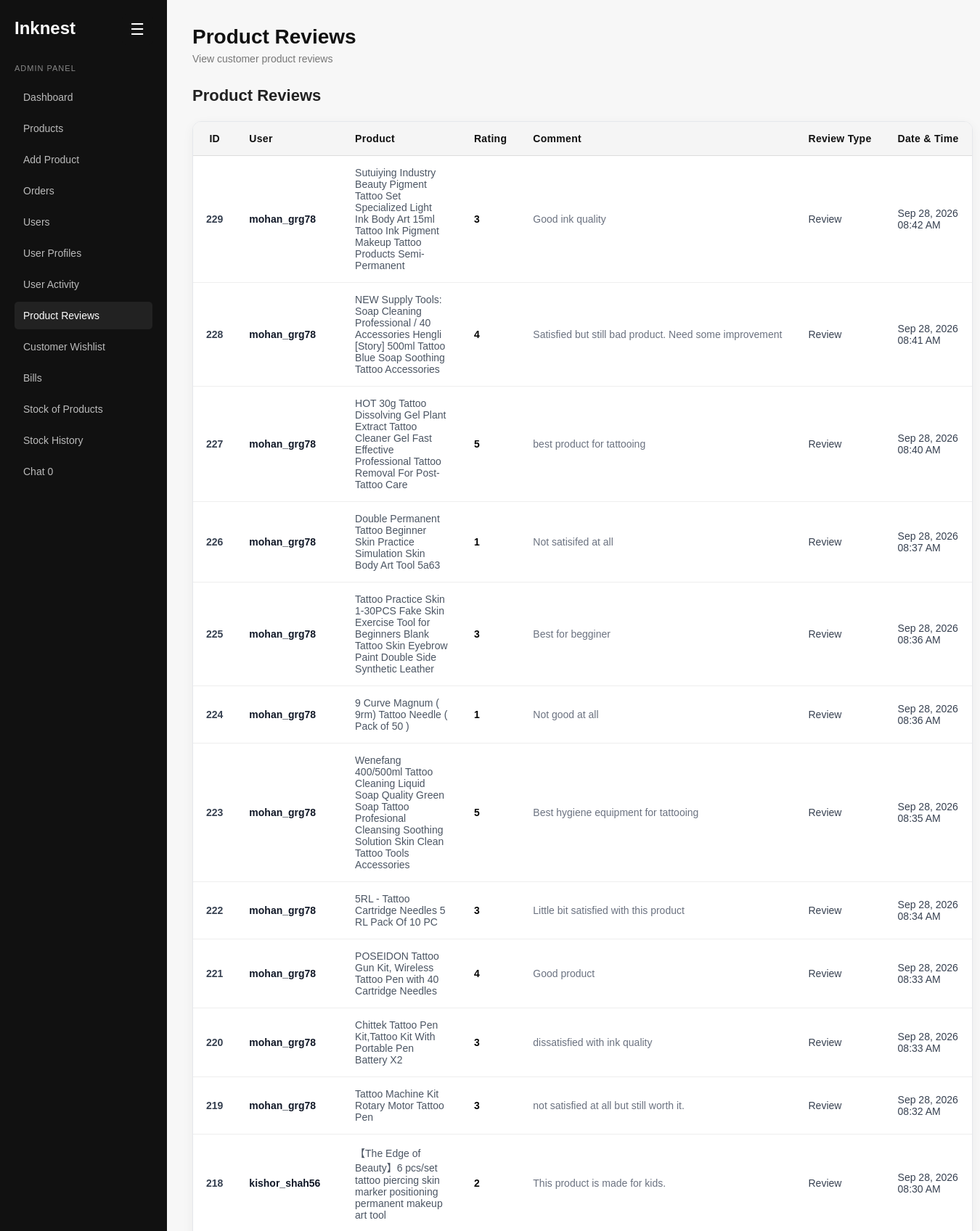
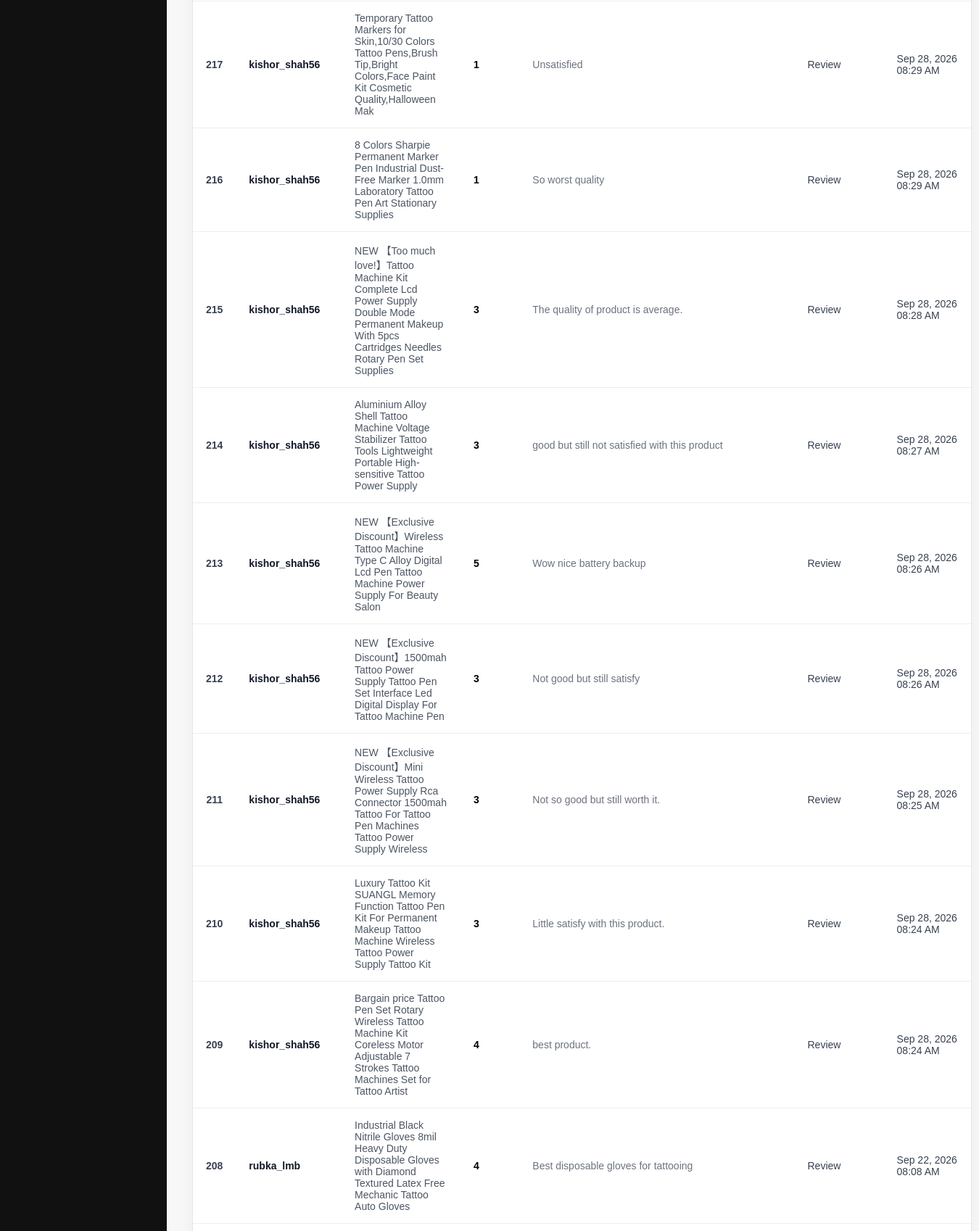
/admin/product_reviews.php (signed in, upper part), run on the app's committed database (2 pictures, top to bottom).
### tables this page shows
CREATE TABLE `product_reviews` (
  `id` int(11) NOT NULL,
  `product_id` int(11) NOT NULL,
  `user_id` int(11) DEFAULT NULL,
  `parent_review_id` int(11) DEFAULT NULL,
  `rating` tinyint(1) DEFAULT NULL,
  `comment` text DEFAULT NULL,
  `created_at` timestamp NOT NULL DEFAULT current_timestamp()
);

CREATE TABLE `users` (
  `id` int(11) NOT NULL,
  `first_name` varchar(200) NOT NULL,
  `last_name` varchar(200) NOT NULL,
  `user_name` varchar(200) NOT NULL,
  `email` varchar(255) NOT NULL,
  `phone_no` varchar(20) NOT NULL,
  `date_of_birth` date DEFAULT NULL,
  `new_password` varchar(255) NOT NULL,
  `confirm_password` varchar(255) NOT NULL,
  `created_at` timestamp NOT NULL DEFAULT current_timestamp()
);

CREATE TABLE `products` (
  `id` int(11) NOT NULL,
  `product_name` varchar(255) NOT NULL,
  `category` varchar(200) NOT NULL,
  `description` text DEFAULT NULL,
  `price` decimal(10,2) NOT NULL,
  `image` varchar(255) DEFAULT NULL,
  `created_at` timestamp NOT NULL DEFAULT current_timestamp(),
  `stock` int(11) NOT NULL,
  `is_deleted` tinyint(1) NOT NULL DEFAULT 0
);

### admin/product_reviews.php (the view, shortened to what this page needs)
<?php
include "../config/database.php";
$reviewQuery = mysqli_query(
    $conn,
    "SELECT
        pr.id,
        pr.product_id,
        pr.user_id,
        pr.parent_review_id,
        pr.rating,
        pr.comment,
        pr.created_at,
        u.user_name,
        p.product_name
     FROM product_reviews pr
     LEFT JOIN users u ON pr.user_id = u.id
     LEFT JOIN products p ON pr.product_id = p.id
     ORDER BY pr.created_at DESC"
);
?>
<!DOCTYPE html>
<html lang="en">
<head>
    <link rel="stylesheet" href="../css/admin_dashboard.css?v=<?php echo time(); ?>">
</head>
<body>
<aside class="sidebar" id="sidebar">
    <button type="button" class="sidebar-toggle" id="sidebarToggle">☰</button>
    <h1>Inknest</h1>
    <p class="admin-label">ADMIN PANEL</p>
    <nav>
        <a href="admin_dashboard.php">Dashboard</a>
        <a href="products.php">Products</a>
        <a href="add_product.php">Add Product</a>
        <a href="orders.php">Orders</a>
        <a href="users.php">Users</a>
        <a href="user_profiles.php">User Profiles</a>
        <a href="user_log.php">User Activity</a>
        <a href="product_reviews.php" class="active">Product Reviews</a>
        <a href="admin_wishlist.php">Customer Wishlist</a>
        <a href="bill.php">Bills</a>
        <a href="stock_management.php">Stock of Products</a>
        <a href="stock_history.php">Stock History</a>
        <a href="chat.php">
            Chat
            <span
                id="adminChatBadge"
                class="admin-chat-badge">
                0
            </span>
        </a>
    </nav>
</aside>
<main class="main">
    <header class="header">
        <div>
            <h2>Product Reviews</h2>
            <p>View customer product reviews</p>
        </div>
    </header>
    <section class="section">
        <h3>Product Reviews</h3>
        <?php if ($reviewQuery && mysqli_num_rows($reviewQuery) > 0): ?>
            <table class="review-table">
                <thead>
                    <tr>
                        <th>ID</th>
                        <th>User</th>
                        <th>Product</th>
                        <th>Rating</th>
                        <th>Comment</th>
                        <th>Review Type</th>
                        <th>Date & Time</th>
                    </tr>
                </thead>
                <tbody>
                    <?php while ($review = mysqli_fetch_assoc($reviewQuery)): ?>
                        <tr>
                            <td>
                                <?php
                                echo htmlspecialchars($review["id"]);
                                ?>
                            </td>
                            <td>
                                <?php
                                echo htmlspecialchars(
                                    $review["user_name"] ?? "Unknown User"
                                );
                                ?>
                            </td>
                            <td>
                                <?php
                                echo htmlspecialchars(
                                    $review["product_name"] ?? "Unknown Product"
                                );
                                ?>
                            </td>
                            <td>
                                <?php
                                echo htmlspecialchars(
                                    $review["rating"] ?? "-"
                                );
                                ?>
                            </td>
                            <td>
                                <?php
                                echo htmlspecialchars(
                                    $review["comment"] ?? "-"
                                );
                                ?>
                            </td>
                            <td>
                                <?php if (!empty($review["parent_review_id"])): ?>
                                    Reply
                                <?php else: ?>
                                    Review
                                <?php endif; ?>
                            </td>
                            <td>
                                <?php
                                echo date(
                                    "M d, Y h:i A",
                                    strtotime($review["created_at"])
                                );
                                ?>
                            </td>
                        </tr>
                    <?php endwhile; ?>
                </tbody>
            </table>
        <?php else: ?>
            <p>No product reviews found.</p>
        <?php endif; ?>
    </section>
</main>
</body>
</html>

### css/admin_dashboard.css (style rules this page uses)
* { margin: 0; padding: 0; box-sizing: border-box; font-family: Arial, sans-serif; }
body { background: #f7f7f7; color: #111; display: flex; min-height: 100vh; }
.sidebar { width: 230px; background: #111; color: #fff; padding: 25px 20px; position: fixed; top: 0; bottom: 0; left: 0; }
.sidebar h1 { font-size: 24px; margin-bottom: 35px; }
.admin-label { color: #888; font-size: 11px; letter-spacing: 1px; margin-bottom: 15px; }
.sidebar nav { display: flex; flex-direction: column; gap: 5px; }
.sidebar a { color: #bbb; text-decoration: none; padding: 11px 12px; border-radius: 5px; font-size: 14px; }
.sidebar a:hover, .sidebar a.active { background: #222; color: #fff; }
.main { margin-left: 230px; width: calc(100% - 230px); padding: 35px; }
.header { margin-bottom: 30px; }
.header h2 { font-size: 28px; margin-bottom: 6px; }
.header p { color: #777; font-size: 14px; }
.section h3 { font-size: 18px; margin-bottom: 15px; }
.review-table { width: 100%; border-collapse: collapse; margin-top: 20px; }
.review-table th { padding: 14px 16px; text-align: left; font-size: 14px; font-weight: 600; background: #f5f5f5; color: #333; border-bottom: 1px solid #ddd; }
.review-table td { padding: 14px 16px; text-align: left; font-size: 14px; color: #444; border-bottom: 1px solid #eee; }
.section { width: 100%; }
.section h3 { margin-bottom: 20px; font-size: 22px; color: #222; }
.section table { width: 100%; border-collapse: separate; border-spacing: 0; background: #ffffff; border: 1px solid #e5e7eb; border-radius: 12px; overflow: hidden; box-shadow: 0 4px 15px rgba(0, 0, 0, 0.05); }
.section table thead { background: #f5f5f5; }
.section table th { padding: 15px 18px; text-align: left; color: #111; font-size: 14px; font-weight: 600; letter-spacing: 0.3px; white-space: nowrap; }
.section table td { padding: 15px 18px; border-bottom: 1px solid #eeeeee; color: #374151; font-size: 14px; vertical-align: middle; }
.section table tbody tr { transition: background-color 0.2s ease; }
.section table th:first-child, .section table td:first-child { width: 70px; text-align: center; font-weight: 600; }
.section table td:nth-child(2) { font-weight: 600; color: #111827; }
.section table td:nth-child(3) { color: #4b5563; }
.section table td:nth-child(4) { font-weight: 600; }
.section table td:nth-child(4) { color: #010101; }
.section table td:nth-child(5) { color: #6b7280; white-space: nowrap; }
.section { margin-bottom: 35px; }
.section h3 { margin-bottom: 22px; }

### admin/product_reviews.php (style rules this page uses)
.sidebar { position: fixed; transition: transform 0.3s ease; overflow: hidden; }
.sidebar-toggle { position: absolute; top: 20px; right: 20px; z-index: 1002; width: 42px; height: 42px; border: none; border-radius: 6px; background: #111; color: #fff; font-size: 22px; cursor: pointer; display: flex; align-items: center; justify-content: center; }
.main { transition: margin-left 0.3s ease; }

### data on the page
product_reviews: id "229", user.user_name "mohan_grg78", product.product_name "Sutuiying Industry Beauty Pigment Tattoo Set Specialized Light Ink Body Art 15ml Tattoo Ink Pigment Makeup Tattoo Products Semi-Permanent", rating "3", comment "Good ink quality", shows "Review", created_at "Sep 28, 2026 08:42 AM"
product_reviews: id "228", user.user_name "mohan_grg78", product.product_name "NEW Supply Tools: Soap Cleaning Professional / 40 Accessories Hengli [Story] 500ml Tattoo Blue Soap Soothing Tattoo Accessories", rating "4", comment "Satisfied but still bad product. Need some improvement", shows "Review", created_at "Sep 28, 2026 08:41 AM"
product_reviews: id "227", user.user_name "mohan_grg78", product.product_name "HOT 30g Tattoo Dissolving Gel Plant Extract Tattoo Cleaner Gel Fast Effective Professional Tattoo Removal For Post-Tattoo Care", rating "5", comment "best product for tattooing", shows "Review", created_at "Sep 28, 2026 08:40 AM"
product_reviews: id "226", user.user_name "mohan_grg78", product.product_name "Double Permanent Tattoo Beginner Skin Practice Simulation Skin Body Art Tool 5a63", rating "1", comment "Not satisifed at all", shows "Review", created_at "Sep 28, 2026 08:37 AM"
product_reviews: id "225", user.user_name "mohan_grg78", product.product_name "Tattoo Practice Skin 1-30PCS Fake Skin Exercise Tool for Beginners Blank Tattoo Skin Eyebrow Paint Double Side Synthetic Leather", rating "3", comment "Best for begginer", shows "Review", created_at "Sep 28, 2026 08:36 AM"
product_reviews: id "224", user.user_name "mohan_grg78", product.product_name "9 Curve Magnum ( 9rm) Tattoo Needle ( Pack of 50 )", rating "1", comment "Not good at all", shows "Review", created_at "Sep 28, 2026 08:36 AM"
product_reviews: id "223", user.user_name "mohan_grg78", product.product_name "Wenefang 400/500ml Tattoo Cleaning Liquid Soap Quality Green Soap Tattoo Profesional Cleansing Soothing Solution Skin Clean Tattoo Tools Accessories", rating "5", comment "Best hygiene equipment for tattooing", shows "Review", created_at "Sep 28, 2026 08:35 AM"
product_reviews: id "222", user.user_name "mohan_grg78", product.product_name "5RL - Tattoo Cartridge Needles 5 RL Pack Of 10 PC", rating "3", comment "Little bit satisfied with this product", shows "Review", created_at "Sep 28, 2026 08:34 AM"
product_reviews: id "221", user.user_name "mohan_grg78", product.product_name "POSEIDON Tattoo Gun Kit, Wireless Tattoo Pen with 40 Cartridge Needles", rating "4", comment "Good product", shows "Review", created_at "Sep 28, 2026 08:33 AM"
product_reviews: id "220", user.user_name "mohan_grg78", product.product_name "Chittek Tattoo Pen Kit,Tattoo Kit With Portable Pen Battery X2", rating "3", comment "dissatisfied with ink quality", shows "Review", created_at "Sep 28, 2026 08:33 AM"
product_reviews: id "219", user.user_name "mohan_grg78", product.product_name "Tattoo Machine Kit Rotary Motor Tattoo Pen", rating "3", comment "not satisfied at all but still worth it.", shows "Review", created_at "Sep 28, 2026 08:32 AM"
product_reviews: id "218", user.user_name "kishor_shah56", product.product_name "【The Edge of Beauty】6 pcs/set tattoo piercing skin marker positioning permanent makeup art tool", rating "2", comment "This product is made for kids.", shows "Review", created_at "Sep 28, 2026 08:30 AM"
product_reviews: id "217", user.user_name "kishor_shah56", product.product_name "Temporary Tattoo Markers for Skin,10/30 Colors Tattoo Pens,Brush Tip,Bright Colors,Face Paint Kit Cosmetic Quality,Halloween Mak", rating "1", comment "Unsatisfied", shows "Review", created_at "Sep 28, 2026 08:29 AM"
product_reviews: id "216", user.user_name "kishor_shah56", product.product_name "8 Colors Sharpie Permanent Marker Pen Industrial Dust-Free Marker 1.0mm Laboratory Tattoo Pen Art Stationary Supplies", rating "1", comment "So worst quality", shows "Review", created_at "Sep 28, 2026 08:29 AM"
product_reviews: id "215", user.user_name "kishor_shah56", product.product_name "NEW 【Too much love!】Tattoo Machine Kit Complete Lcd Power Supply Double Mode Permanent Makeup With 5pcs Cartridges Needles Rotary Pen Set Supplies", rating "3", comment "The quality of product is average.", shows "Review", created_at "Sep 28, 2026 08:28 AM"
product_reviews: id "214", user.user_name "kishor_shah56", product.product_name "Aluminium Alloy Shell Tattoo Machine Voltage Stabilizer Tattoo Tools Lightweight Portable High-sensitive Tattoo Power Supply", rating "3", comment "good but still not satisfied with this product", shows "Review", created_at "Sep 28, 2026 08:27 AM"
product_reviews: id "213", user.user_name "kishor_shah56", product.product_name "NEW 【Exclusive Discount】Wireless Tattoo Machine Type C Alloy Digital Lcd Pen Tattoo Machine Power Supply For Beauty Salon", rating "5", comment "Wow nice battery backup", shows "Review", created_at "Sep 28, 2026 08:26 AM"
product_reviews: id "212", user.user_name "kishor_shah56", product.product_name "NEW 【Exclusive Discount】1500mah Tattoo Power Supply Tattoo Pen Set Interface Led Digital Display For Tattoo Machine Pen", rating "3", comment "Not good but still satisfy", shows "Review", created_at "Sep 28, 2026 08:26 AM"
product_reviews: id "211", user.user_name "kishor_shah56", product.product_name "NEW 【Exclusive Discount】Mini Wireless Tattoo Power Supply Rca Connector 1500mah Tattoo For Tattoo Pen Machines Tattoo Power Supply Wireless", rating "3", comment "Not so good but still worth it.", shows "Review", created_at "Sep 28, 2026 08:25 AM"
product_reviews: id "210", user.user_name "kishor_shah56", product.product_name "Luxury Tattoo Kit SUANGL Memory Function Tattoo Pen Kit For Permanent Makeup Tattoo Machine Wireless Tattoo Power Supply Tattoo Kit", rating "3", comment "Little satisfy with this product.", shows "Review", created_at "Sep 28, 2026 08:24 AM"
product_reviews: id "209", user.user_name "kishor_shah56", product.product_name "Bargain price Tattoo Pen Set Rotary Wireless Tattoo Machine Kit Coreless Motor Adjustable 7 Strokes Tattoo Machines Set for Tattoo Artist", rating "4", comment "best product.", shows "Review", created_at "Sep 28, 2026 08:24 AM"
product_reviews: id "208", user.user_name "rubka_lmb", product.product_name "Industrial Black Nitrile Gloves 8mil Heavy Duty Disposable Gloves with Diamond Textured Latex Free Mechanic Tattoo Auto Gloves", rating "4", comment "Best disposable gloves for tattooing", shows "Review", created_at "Sep 22, 2026 08:08 AM"
